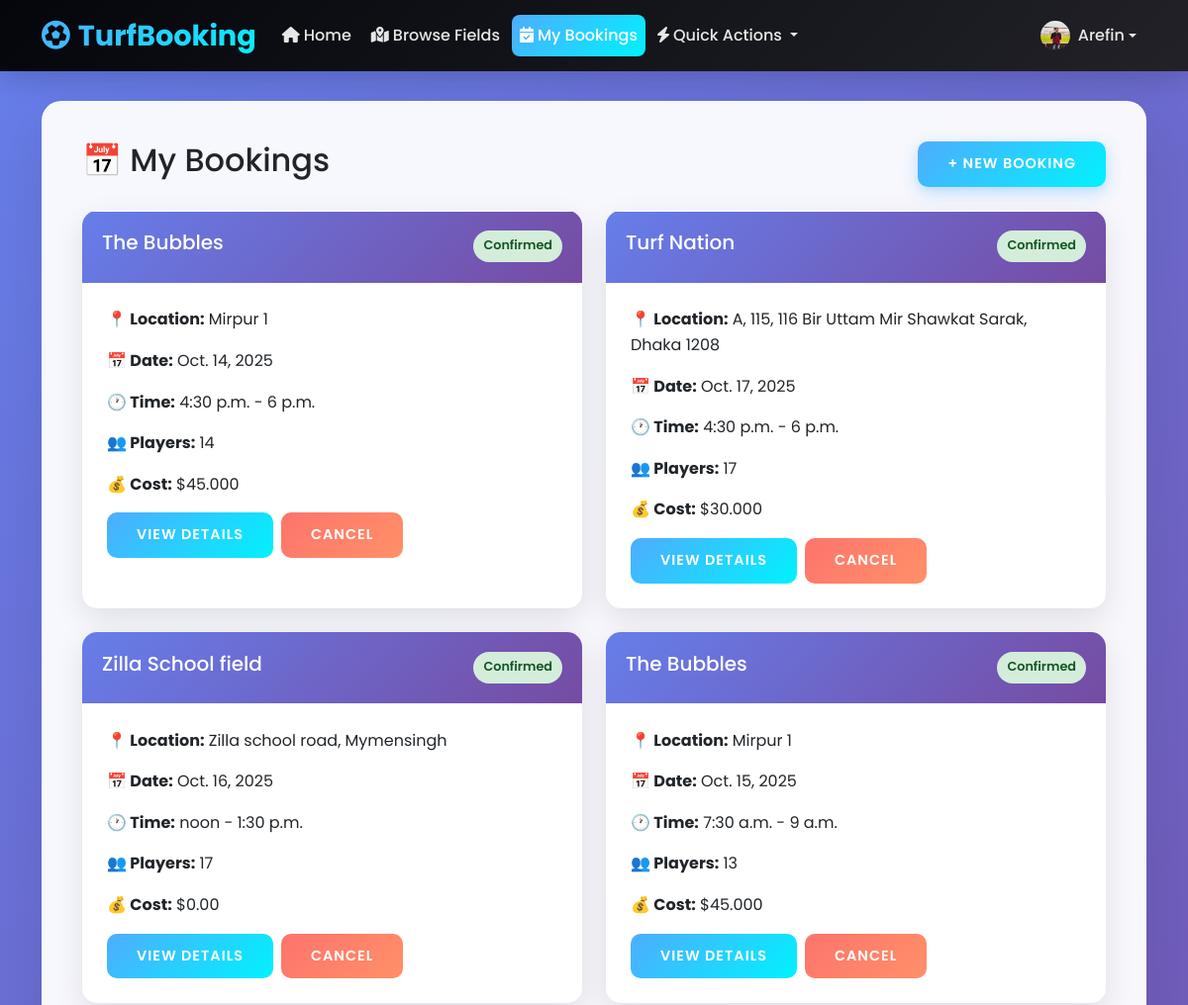
Page /bookings/my-bookings/ (signed in, upper part) on the earlier database version.
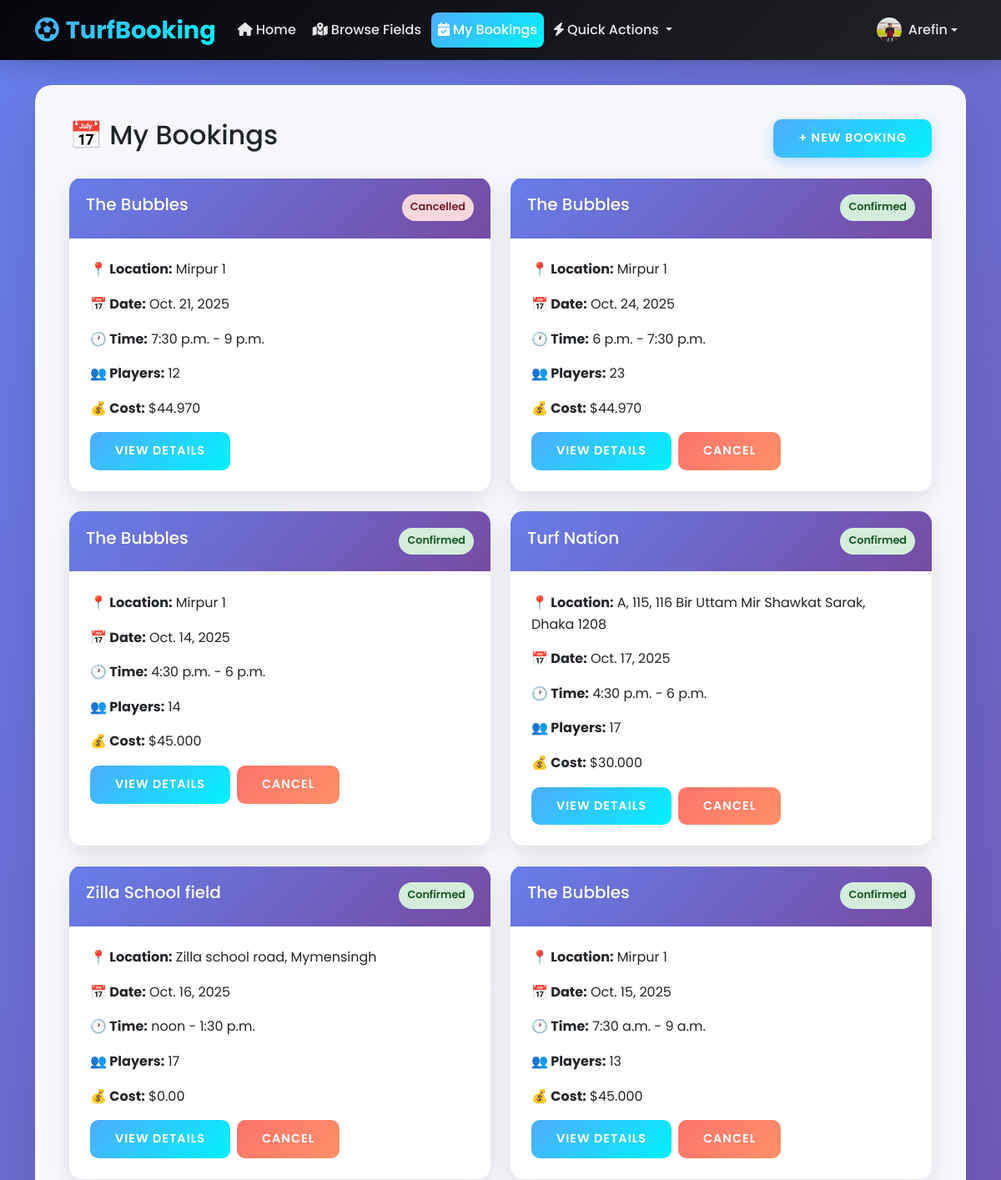
Same page on the later database version.
### accounts/models.py (models this page shows, shortened)
class UserProfile(models.Model):
    user = models.OneToOneField(User, on_delete=models.CASCADE)
    age = models.PositiveIntegerField(null=True, blank=True, default=18)
    mobile = models.CharField(max_length=15, blank=True, null=True)
    address = models.CharField(max_length=200, blank=True, null=True)
    gender = models.CharField(
        max_length=10,
        choices=[('Male', 'Male'), ('Female', 'Female')],
        blank=True,
        null=True,
        default='Male'
    )
    emergency_contact = models.CharField(max_length=15, blank=True, null=True)
    is_field_owner = models.BooleanField(default=False)
    profile_picture = models.ImageField(upload_to='profiles/', blank=True, null=True)

### bookings/models.py (models this page shows, shortened)
class Booking(models.Model):
    STATUS_CHOICES = (
        ('Pending', 'Pending'),
        ('Confirmed', 'Confirmed'),
        ('Cancelled', 'Cancelled'),
        ('Completed', 'Completed'),
    )
    user = models.ForeignKey(User, on_delete=models.CASCADE)
    field = models.ForeignKey(Field, on_delete=models.CASCADE)
    time_slot = models.ForeignKey(FieldTimeSlot, on_delete=models.CASCADE)
    booking_date = models.DateField()
    players_count = models.PositiveIntegerField()
    special_requirements = models.TextField(blank=True)
    emergency_contact_visible = models.BooleanField(default=False)
    status = models.CharField(max_length=20, choices=STATUS_CHOICES, default='Pending')
    created_at = models.DateTimeField(auto_now_add=True)
    updated_at = models.DateTimeField(auto_now=True)
    @property
    def total_cost(self):
        if self.field.availability_type == 'Free':
            return Decimal('0.00')
        return self.field.get_90min_cost()
    class Meta:
        app_label = 'bookings'

### fields/models.py (models this page shows, shortened)
class Field(models.Model):
    FIELD_TYPES = (
        ('Cricket', 'Cricket'),
        ('Football', 'Football'),
        ('Tennis', 'Tennis'),
        ('Basketball', 'Basketball'),
    )
    AVAILABILITY = (
        ('Free', 'Free'),
        ('Paid', 'Paid'),
    )
    owner = models.ForeignKey(User, on_delete=models.CASCADE)
    name = models.CharField(max_length=200)
    field_type = models.CharField(max_length=20, choices=FIELD_TYPES)
    location = models.CharField(max_length=300)
    cost_per_hour = models.DecimalField(max_digits=10, decimal_places=2)
    availability_type = models.CharField(max_length=10, choices=AVAILABILITY)
    description = models.TextField(max_length=1000)
    image = models.ImageField(upload_to='fields/', blank=True, null=True)
    is_women_only = models.BooleanField(default=False)
    capacity = models.PositiveIntegerField()
    amenities = models.TextField(max_length=500, blank=True)
    is_active = models.BooleanField(default=True)
    created_at = models.DateTimeField(auto_now_add=True)
    def get_90min_cost(self):
        if self.availability_type == 'Free':
            return Decimal('0.00')
        return self.cost_per_hour * Decimal('1.5')

class FieldTimeSlot(models.Model):
    field = models.ForeignKey(Field, on_delete=models.CASCADE)
    start_time = models.TimeField()
    end_time = models.TimeField()
    is_available = models.BooleanField(default=True)

### bookings/views.py (the view)
# urls.py: path('my-bookings/', views.my_bookings, name='my_bookings'),
@login_required
def my_bookings(request):
    bookings = Booking.objects.filter(user=request.user).order_by('-created_at')
    return render(request, 'bookings/my_bookings.html', {'bookings': bookings})

### bookings/templates/bookings/my_bookings.html (shortened to what this page needs)
{% extends 'base.html' %}
{% block content %}
<div class="d-flex justify-content-between align-items-center mb-4">
    <h2>📅 My Bookings</h2>
    <a href="{% url 'fields:fields' %}" class="btn btn-primary">+ New Booking</a>
</div>
<div class="row">
    {% for booking in bookings %}
        <div class="col-md-6 mb-4">
            <div class="card h-100">
                <div class="card-header d-flex justify-content-between">
                    <h5>{{ booking.field.name }}</h5>
                    <span class="booking-status status-{{ booking.status|lower }}">
                        {{ booking.status }}
                    </span>
                </div>
                <div class="card-body">
                    <p><strong>📍 Location:</strong> {{ booking.field.location }}</p>
                    <p><strong>📅 Date:</strong> {{ booking.booking_date }}</p>
                    <p><strong>🕐 Time:</strong> {{ booking.time_slot.start_time }} - {{ booking.time_slot.end_time }}</p>
                    <p><strong>👥 Players:</strong> {{ booking.players_count }}</p>
                    <p><strong>💰 Cost:</strong> ${{ booking.total_cost }}</p>
                    <div class="d-flex gap-2 mt-3">
                        <a href="{% url 'bookings:booking_detail' booking.id %}" class="btn btn-info btn-sm">View Details</a>
                        {% if booking.status == 'Confirmed' %}
                            <a href="{% url 'bookings:cancel_booking' booking.id %}"
                               class="btn btn-danger btn-sm"
                               onclick="return confirm('Are you sure you want to cancel this booking?')">
                                Cancel
                            </a>
                        {% endif %}
                    </div>
                </div>
            </div>
        </div>
    {% endfor %}
</div>
{% endblock %}

### templates/base.html (shortened to what this page needs)
<!DOCTYPE html>
<html lang="en">
<head>
    <link href="https://cdn.jsdelivr.net/npm/bootstrap@5.1.3/dist/css/bootstrap.min.css" rel="stylesheet">
    <link rel="stylesheet" href="https://cdnjs.cloudflare.com/ajax/libs/font-awesome/6.0.0/css/all.min.css">
    {% load static %}
    <link rel="stylesheet" href="{% static 'css/style.css' %}">
</head>
<body>
    <nav class="navbar navbar-expand-lg navbar-dark sticky-top">
        <div class="container">
            <a class="navbar-brand d-flex align-items-center" href="{% url 'home' %}">
                <i class="fas fa-futbol me-2"></i>
                <span class="fw-bold">TurfBooking</span>
            </a>
            <div class="collapse navbar-collapse" id="navbarNav">
                <ul class="navbar-nav me-auto">
                    <li class="nav-item">
                        <a class="nav-link {% if request.resolver_match.url_name == 'home' %}active{% endif %}" href="{% url 'home' %}">
                            <i class="fas fa-home me-1"></i>Home
                        </a>
                    </li>
                    <li class="nav-item">
                        <a class="nav-link {% if 'fields' in request.resolver_match.namespace %}active{% endif %}" href="{% url 'fields:fields' %}">
                            <i class="fas fa-map-marked-alt me-1"></i>Browse Fields
                        </a>
                    </li>
                    {% if user.is_authenticated %}
                        <li class="nav-item">
                            <a class="nav-link {% if 'bookings' in request.resolver_match.namespace %}active{% endif %}" href="{% url 'bookings:my_bookings' %}">
                                <i class="fas fa-calendar-check me-1"></i>My Bookings
                            </a>
                        </li>
                        <li class="nav-item dropdown">
                            <a class="nav-link dropdown-toggle" href="#" id="quickActionsDropdown" role="button" data-bs-toggle="dropdown">
                                <i class="fas fa-bolt me-1"></i>Quick Actions
                            </a>
                        </li>
                    {% endif %}
                </ul>
                <ul class="navbar-nav">
                    {% if user.is_authenticated %}
                        <li class="nav-item dropdown">
                            <a class="nav-link dropdown-toggle d-flex align-items-center" href="#" id="userDropdown" role="button" data-bs-toggle="dropdown">
                                <div class="user-avatar me-2">
                                    {% if user.userprofile.profile_picture %}
                                        <img src="{{ user.userprofile.profile_picture.url }}" alt="Profile" class="rounded-circle" width="30" height="30">
                                    {% else %}
                                        <i class="fas fa-user-circle fa-lg"></i>
                                    {% endif %}
                                </div>
                                <span class="user-info">
                                    {{ user.username }}
                                </span>
                            </a>
                        </li>
                    {% endif %}
                </ul>
            </div>
        </div>
    </nav>
    <main>
        <div class="container">
            <div class="container-main">
                {% block content %}
                {% endblock %}
            </div>
        </div>
    </main>
</body>
</html>

### static/css/style.css (style rules this page uses)
* { margin: 0; padding: 0; box-sizing: border-box; }
body { font-family: 'Poppins', sans-serif; background: linear-gradient(135deg, #667eea 0%, #764ba2 100%); min-height: 100vh; line-height: 1.6; }
.navbar { background: rgba(0, 0, 0, 0.9) !important; backdrop-filter: blur(10px); box-shadow: 0 2px 20px rgba(0, 0, 0, 0.1); transition: all 0.3s ease; }
.navbar-brand { color: white !important; font-weight: 700; font-size: 1.5rem; text-decoration: none; }
.nav-link { color: rgba(255, 255, 255, 0.9) !important; font-weight: 500; transition: all 0.3s ease; position: relative; }
.container-main { background: rgba(255, 255, 255, 0.95); border-radius: 20px; padding: 40px; margin: 30px auto; box-shadow: 0 20px 60px rgba(0, 0, 0, 0.1); backdrop-filter: blur(20px); border: 1px solid rgba(255, 255, 255, 0.2); }
.card { border: none; border-radius: 15px; box-shadow: 0 10px 30px rgba(0, 0, 0, 0.1); transition: all 0.3s ease; overflow: hidden; background: white; }
.card-header { background: linear-gradient(135deg, #667eea, #764ba2); color: white; border: none; padding: 20px; font-weight: 600; }
.card-body { padding: 25px; }
.btn { border: none; border-radius: 10px; font-weight: 600; padding: 12px 30px; transition: all 0.3s ease; text-transform: uppercase; letter-spacing: 1px; font-size: 0.9rem; position: relative; overflow: hidden; }
.btn:before { content: ''; position: absolute; top: 0; left: -100%; width: 100%; height: 100%; background: linear-gradient(90deg, transparent, rgba(255, 255, 255, 0.2), transparent); transition: all 0.5s; }
.btn-primary { background: linear-gradient(135deg, #4facfe 0%, #00f2fe 100%); color: white; box-shadow: 0 5px 15px rgba(79, 172, 254, 0.4); }
.btn-danger { background: linear-gradient(135deg, #fd746c 0%, #ff9068 100%); color: white; }
.btn-info { background: linear-gradient(135deg, #4facfe 0%, #00f2fe 100%); color: white; }
.booking-status { padding: 5px 10px; border-radius: 20px; font-size: 0.8rem; font-weight: 600; }
.status-confirmed { background: #d4edda; color: #155724; }
.status-cancelled { background: #f8d7da; color: #721c24; }

### templates/base.html (style rules this page uses)
.navbar { background: linear-gradient(135deg, rgba(0, 0, 0, 0.95), rgba(30, 30, 30, 0.95)) !important; backdrop-filter: blur(15px); box-shadow: 0 4px 30px rgba(0, 0, 0, 0.2); }
.navbar-brand { font-size: 1.8rem; font-weight: 700; background: linear-gradient(135deg, #4facfe, #00f2fe); -webkit-background-clip: text; -webkit-text-fill-color: transparent; }
.nav-link { font-weight: 500; border-radius: 8px; margin: 0 2px; transition: all 0.3s ease; }
.nav-link.active { background: linear-gradient(135deg, #4facfe, #00f2fe); color: white !important; }

Differences in the rows shown:
added Booking: field.name "The Bubbles", status "Cancelled", field.location "Mirpur 1", booking_date "Oct. 21, 2025", time_slot.start_time "7:30 p.m.", time_slot.end_time "9 p.m.", players_count "12", total_cost "44.970"
added Booking: field.name "The Bubbles", status "Confirmed", field.location "Mirpur 1", booking_date "Oct. 24, 2025", time_slot.start_time "6 p.m.", time_slot.end_time "7:30 p.m.", players_count "23", total_cost "44.970", shows "CANCEL"
